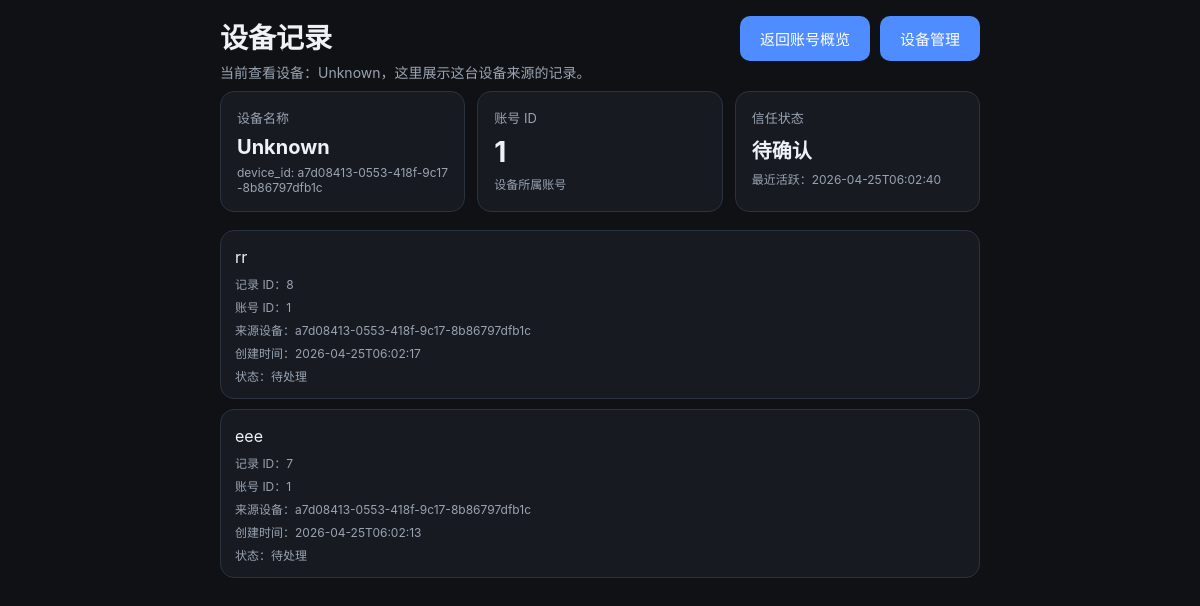
The app's page /devices/a7d08413-0553-418f-9c17-8b86797dfb1c/items with its own data.
### tables this page shows
CREATE TABLE devices (
            id INTEGER PRIMARY KEY AUTOINCREMENT,
            user_id INTEGER,
            device_id TEXT NOT NULL,
            device_name TEXT,
            token_hash TEXT,
            trusted INTEGER NOT NULL DEFAULT 0,
            created_at TEXT NOT NULL DEFAULT (datetime('now')),
            last_seen_at TEXT
        , provision_source TEXT NOT NULL DEFAULT 'direct', pending_approval INTEGER NOT NULL DEFAULT 0);

CREATE TABLE inbox_items (
            id INTEGER PRIMARY KEY AUTOINCREMENT,
            content TEXT NOT NULL,
            status TEXT NOT NULL DEFAULT 'inbox',
            created_at TEXT NOT NULL,
            updated_at TEXT NOT NULL
        , user_id INTEGER NOT NULL DEFAULT 1, source_device_id TEXT);

### app/main.py (the view)
@app.route("/devices/<device_id>/items")
def device_items_page(device_id):
    guard = admin_guard()
    if guard:
        return guard
    device, items = get_device_items(device_id)
    return render_template("device_items.html", device=device, items=items)

### app/main.py (called while the page is built)
def get_conn():
    conn = sqlite3.connect(str(DB_PATH))
    conn.row_factory = sqlite3.Row
    return conn

def admin_cookie_value():
    if not ADMIN_PASSWORD:
        return None
    return hashlib.sha256(ADMIN_PASSWORD.encode()).hexdigest()

def is_admin_authenticated():
    expected = admin_cookie_value()
    if not expected:
        return True
    actual = request.cookies.get(ADMIN_COOKIE, "")
    return hmac.compare_digest(actual, expected)

def admin_guard():
    if is_admin_authenticated():
        return None
    next_path = request.path
    if request.query_string:
        next_path += "?" + request.query_string.decode()
    return redirect(url_for("admin_login_page", next=next_path))

def get_device_items(device_id):
    conn = get_conn()
    device = conn.execute(
        "SELECT d.id, d.user_id, d.device_id, d.device_name, d.trusted, d.provision_source, d.created_at, d.last_seen_at, u.approval_status FROM devices d JOIN users u ON u.id = d.user_id WHERE d.device_id = ?",
        (device_id,)
    ).fetchone()
    rows = conn.execute(
        "SELECT id, user_id, source_device_id, content, status, created_at, updated_at FROM inbox_items WHERE source_device_id = ? ORDER BY created_at DESC, id DESC",
        (device_id,)
    ).fetchall()
    conn.close()
    return (dict(device) if device else None, [dict(r) for r in rows])

### app/templates/device_items.html (shortened to what this page needs)
<!doctype html>
<html lang="zh-CN">
<head>
  <link rel="stylesheet" href="/static/style.css" />
</head>
<body>
  <main class="container">
    <header class="header">
      <div class="title-row">
        <div>
          <h1>设备记录</h1>
          {% if device %}
            <p class="subtitle">当前查看设备：{{ device.device_name or 'Unknown' }}，这里展示这台设备来源的记录。</p>
          {% else %}
            <p class="subtitle">设备不存在，或尚未识别到对应设备。</p>
          {% endif %}
        </div>
        <div class="toolbar-actions">
          <a class="nav-link" href="/account">返回账号概览</a>
          <a class="nav-link" href="/devices">设备管理</a>
        </div>
      </div>
    </header>
    {% if device %}
      <section class="summary-grid">
        <article class="summary-card">
          <div class="summary-label">设备名称</div>
          <div class="summary-value small">{{ device.device_name or 'Unknown' }}</div>
          <div class="item-meta">device_id: {{ device.device_id }}</div>
        </article>
        <article class="summary-card">
          <div class="summary-label">账号 ID</div>
          <div class="summary-value">{{ device.user_id }}</div>
          <div class="item-meta">设备所属账号</div>
        </article>
        <article class="summary-card">
          <div class="summary-label">信任状态</div>
          <div class="summary-value small">{{ '已信任' if device.trusted else '待确认' }}</div>
          <div class="item-meta">最近活跃：{{ device.last_seen_at or '-' }}</div>
        </article>
      </section>
    {% endif %}
    <section class="list">
      {% if items %}
        {% for item in items %}
          <article class="item {% if item.status == 'done' %}done{% endif %}">
            <div class="item-main grow">
              <div class="item-content">{{ item.content }}</div>
              <div class="item-meta">记录 ID：{{ item.id }}</div>
              <div class="item-meta">账号 ID：{{ item.user_id }}</div>
              <div class="item-meta">来源设备：{{ item.source_device_id or '-' }}</div>
              <div class="item-meta">创建时间：{{ item.created_at or '-' }}</div>
              <div class="item-meta">状态：{{ '已完成' if item.status == 'done' else '待处理' }}</div>
            </div>
          </article>
        {% endfor %}
      {% else %}
        <div class="empty">这台设备下还没有记录。</div>
      {% endif %}
    </section>
  </main>
</body>
</html>

### app/static/style.css (style rules this page uses)
:root { color-scheme: light dark; --bg: #0f1115; --panel: #171a21; --panel-2: #202531; --text: #eef2f7; --muted: #9aa4b2; --accent: #4f8cff; --danger: #e25b5b; --border: #2b3240; --success: #5bd88e; --warning: #f0c35b; }
body { margin: 0; font-family: -apple-system, BlinkMacSystemFont, "Segoe UI", sans-serif; background: var(--bg); color: var(--text); -webkit-tap-highlight-color: transparent; }
.container { max-width: 760px; margin: 0 auto; padding: 16px; }
.title-row { display: flex; align-items: flex-start; justify-content: space-between; gap: 16px; flex-wrap: wrap; }
.toolbar-actions { display: flex; gap: 10px; flex-wrap: wrap; }
.header h1 { margin: 0 0 6px 0; font-size: 28px; }
.header p { color: var(--muted); margin: 0 0 8px 0; font-size: 14px; line-height: 1.5; }
.capture-box, .item, .empty, .toolbar, .summary-card { background: var(--panel); border: 1px solid var(--border); border-radius: 14px; }
button, .secondary-button, .nav-link, .primary { border: 0; border-radius: 10px; background: var(--accent); color: white; padding: 12px 20px; cursor: pointer; font-size: 15px; font-weight: 500; transition: transform 0.05s ease, opacity 0.1s ease; text-decoration: none; display: inline-flex; align-items: center; justify-content: center; box-sizing: border-box; }
.list { display: grid; gap: 10px; }
.summary-grid { display: grid; grid-template-columns: repeat(3, minmax(0, 1fr)); gap: 12px; margin-bottom: 18px; }
.summary-card { padding: 16px; }
.summary-label { color: var(--muted); font-size: 13px; margin-bottom: 8px; }
.summary-value { font-size: 28px; font-weight: 700; }
.summary-value.small { font-size: 20px; }
.item { display: flex; justify-content: space-between; gap: 12px; padding: 14px; }
.item-main.grow { flex: 1; }
.item-content { font-size: 16px; line-height: 1.5; word-break: break-word; }
.item-meta { margin-top: 6px; color: var(--muted); font-size: 12px; word-break: break-all; }

### records on screen
devices: device_name "Unknown", device_id "a7d08413-0553-418f-9c17-8b86797dfb1c", user_id "1", trusted "待确认", last_seen_at "2026-04-25T06:02:40"
inbox_items: content "rr", id "8", user_id "1", source_device "a7d08413-0553-418f-9c17-8b86797dfb1c", created_at "2026-04-25T06:02:17", status "待处理"
inbox_items: content "eee", id "7", user_id "1", source_device "a7d08413-0553-418f-9c17-8b86797dfb1c", created_at "2026-04-25T06:02:13", status "待处理"
